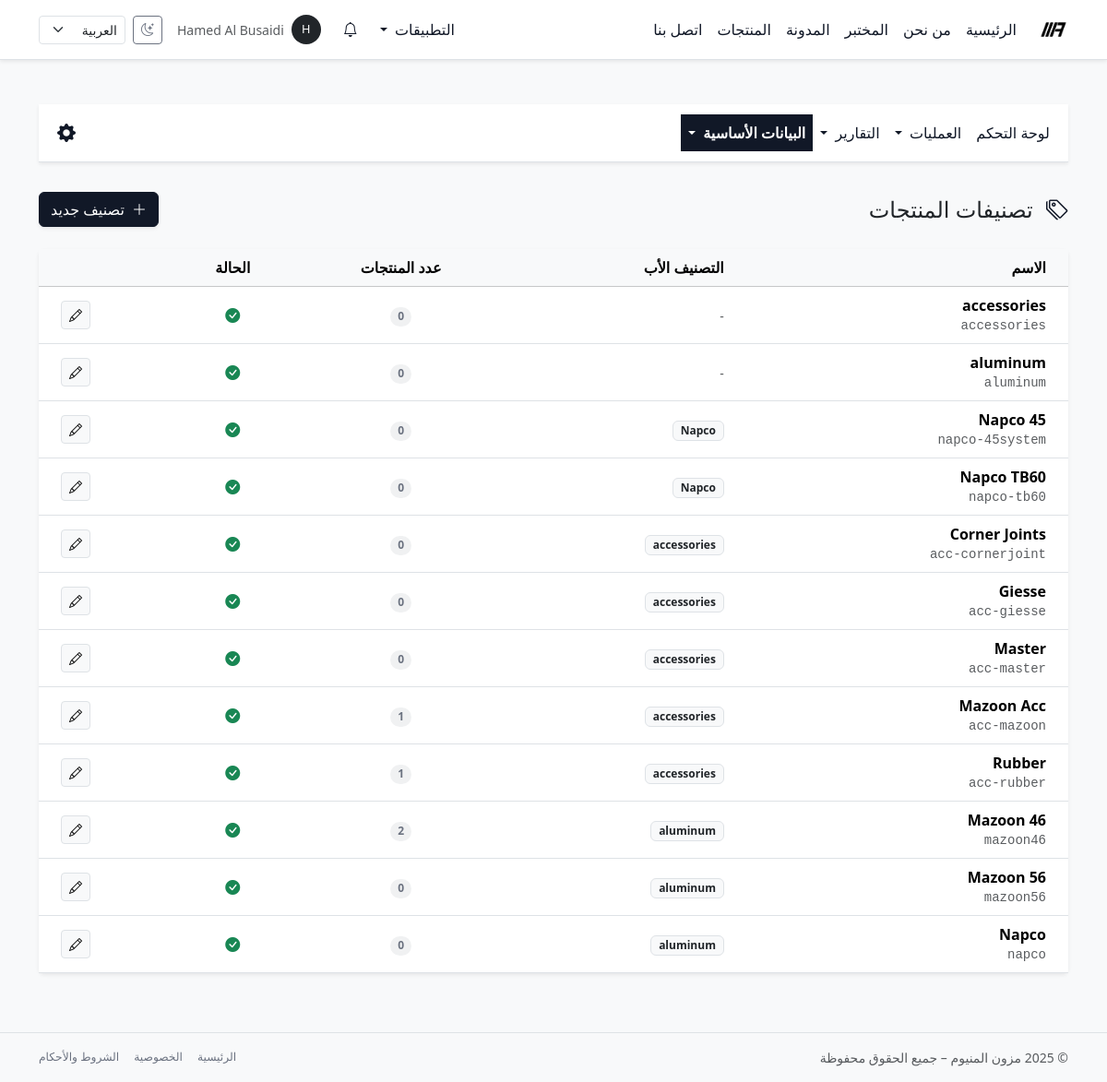
Page /ar/inventory/categories/ (signed in) on the committed database.
### inventory/models.py (models this page shows, shortened)
class ProductCategory(BaseModel):
    slug = models.SlugField(
        max_length=120,
        unique=True,
        verbose_name=_("المعرّف (Slug)"),
    )
    name = models.CharField(
        max_length=200,
        verbose_name=_("اسم التصنيف"),
    )
    description = models.TextField(
        blank=True,
        verbose_name=_("وصف التصنيف"),
    )
    parent = models.ForeignKey(
        "self",
        on_delete=models.SET_NULL,
        null=True,
        blank=True,
        related_name="children",
        verbose_name=_("التصنيف الأب"),
    )
    is_active = models.BooleanField(
        default=True,
        verbose_name=_("نشط"),
    )
    objects = ProductCategoryManager()
    class Meta:
        verbose_name = _("تصنيف منتج")
        verbose_name_plural = _("تصنيفات المنتجات")
        ordering = ("name",)
        indexes = [
            models.Index(fields=["slug"], name="prodcat_slug_idx"),
            models.Index(fields=["is_active"], name="prodcat_active_idx"),
        ]

### inventory/views.py (the view)
# urls.py: path("categories/", views.ProductCategoryListView.as_view(), name="category_list"),
class ProductCategoryListView(LoginRequiredMixin, ListView):
    model = ProductCategory
    template_name = "inventory/categories/list.html"
    context_object_name = "categories"
    def get_queryset(self):
        return ProductCategory.objects.select_related("parent").with_products_count().order_by("parent__name", "name")
    def get_context_data(self, **kwargs):
        context = super().get_context_data(**kwargs)
        context["active_section"] = "inventory_master"
        return context

### core/context_processors/notifications.py (called while the page is built)
def notifications_context(request):
    user = request.user
    if not user.is_authenticated:
        return {}
    base_qs = Notification.objects.for_user(user)
    unread_count = base_qs.unread().count()
    recent_notifications = list(
        base_qs.select_related("target_content_type")[:10]
    )
    return {
        "notif_unread_count": unread_count,
        "notif_recent": recent_notifications,
        "notif_has_unread": unread_count > 0,
    }

### core/models/notifications.py (called while the page is built)
    def visible(self):
        return self.filter(is_deleted=False)

    def for_user(self, user: User):
        return self.visible().filter(recipient=user)

    def unread(self):
        return self.visible().filter(is_read=False)

### inventory/managers.py (called while the page is built)
    def with_products_count(self) -> "ProductCategoryQuerySet":
        return self.annotate(
            products_count=Count(
                "products",
                filter=Q(products__is_active=True),
            )
        )

### templates/inventory/categories/list.html (shortened to what this page needs)
{% extends "inventory/base_inventory.html" %}
{% load i18n %}
{% block inventory_content %}
<div class="py-3">
    <div class="d-flex justify-content-between align-items-center mb-4">
        <h1 class="h4 mb-0 text-gray-800">
            <i class="bi bi-tags me-2 text-primary"></i> {% trans "تصنيفات المنتجات" %}
        </h1>
        <a href="{% url 'inventory:category_create' %}" class="btn btn-primary shadow-sm">
            <i class="bi bi-plus-lg me-1"></i> {% trans "تصنيف جديد" %}
        </a>
    </div>
    <div class="card shadow-sm border-0">
        <div class="table-responsive">
            <table class="table table-hover align-middle mb-0">
                <thead class="table-light">
                    <tr>
                        <th class="ps-4">{% trans "الاسم" %}</th>
                        <th>{% trans "التصنيف الأب" %}</th>
                        <th class="text-center">{% trans "عدد المنتجات" %}</th>
                        <th class="text-center">{% trans "الحالة" %}</th>
                        <th class="text-end pe-4"></th>
                    </tr>
                </thead>
                <tbody>
                    {% for cat in categories %}
                    <tr>
                        <td class="ps-4 fw-bold">
                            {{ cat.name }}
                            <div class="small text-muted font-monospace fw-normal">{{ cat.slug }}</div>
                        </td>
                        <td>
                            {% if cat.parent %}
                                <span class="badge bg-light text-dark border">{{ cat.parent.name }}</span>
                            {% else %}
                                <span class="text-muted small">-</span>
                            {% endif %}
                        </td>
                        <td class="text-center">
                            <span class="badge bg-secondary bg-opacity-10 text-secondary rounded-pill">
                                {{ cat.products_count }}
                            </span>
                        </td>
                        <td class="text-center">
                            {% if cat.is_active %}
                                <i class="bi bi-check-circle-fill text-success"></i>
                            {% else %}
                                <i class="bi bi-x-circle-fill text-muted"></i>
                            {% endif %}
                        </td>
                        <td class="text-end pe-4">
                            <a href="{% url 'inventory:category_update' cat.pk %}" class="btn btn-sm btn-light border">
                                <i class="bi bi-pencil"></i>
                            </a>
                        </td>
                    </tr>
                    {% empty %}
                    <tr><td colspan="5" class="text-center py-4 text-muted">{% trans "لا توجد تصنيفات." %}</td></tr>
                    {% endfor %}
                </tbody>
            </table>
        </div>
    </div>
</div>
{% endblock %}

### templates/base.html (shortened to what this page needs)
{% load static i18n %}
<!doctype html>
<html lang="{{ LANGUAGE_CODE }}" dir="{% if LANGUAGE_CODE == 'ar' %}rtl{% else %}ltr{% endif %}" data-bs-theme="light">
<head>
  {% if LANGUAGE_CODE == "ar" %}
    <link href="https://cdn.jsdelivr.net/npm/bootstrap@5.3.8/dist/css/bootstrap.rtl.min.css" rel="stylesheet"/>
  {% else %}
    <link href="https://cdn.jsdelivr.net/npm/bootstrap@5.3.8/dist/css/bootstrap.min.css" rel="stylesheet"/>
  {% endif %}
  <link rel="stylesheet" href="https://cdn.jsdelivr.net/npm/bootstrap-icons@1.11.3/font/bootstrap-icons.css">
  <link rel="stylesheet" href="{% static 'css/mazoon_style.css' %}"/>
</head>
<body class="bg-body-tertiary text-body d-flex flex-column min-vh-100">
<nav class="navbar navbar-expand-lg bg-body border-bottom shadow-sm sticky-top">
  <div class="container-lg">
    <a class="navbar-brand fw-bold d-flex align-items-center gap-2 py-2" href="{% url 'home' %}">
      <img src="{% static 'img/logo_mazoon_black.png' %}"
           alt="Mazoon Aluminum logo"
           class="img-fluid"
           style="height: 32px;">
    </a>
    <div class="collapse navbar-collapse" id="mainNavbar">
      <ul class="navbar-nav me-auto mb-2 mb-lg-0">
        <li class="nav-item">
          <a class="nav-link {% if request.resolver_match.url_name == 'home' %}active{% endif %}" href="{% url 'home' %}">{% trans "الرئيسية" %}</a>
        </li>
        <li class="nav-item">
          <a class="nav-link {% if request.resolver_match.url_name == 'about' %}active{% endif %}" href="{% url 'about' %}">{% trans "من نحن" %}</a>
        </li>
        <li class="nav-item">
          <a class="nav-link {% if request.resolver_match.url_name == 'lab' %}active{% endif %}" href="{% url 'lab' %}">{% trans "المختبر" %}</a>
        </li>
        <li class="nav-item">
          <a class="nav-link {% if request.resolver_match.url_name == 'blog_list' %}active{% endif %}" href="{% url 'blog_list' %}">{% trans "المدونة" %}</a>
        </li>
        <li class="nav-item">
          <a class="nav-link {% if request.resolver_match.url_name == 'product_list' %}active{% endif %}" href="{% url 'product_list' %}">{% trans "المنتجات" %}</a>
        </li>
        <li class="nav-item">
          <a class="nav-link {% if request.resolver_match.url_name == 'contact' %}active{% endif %}" href="{% url 'contact' %}">{% trans "اتصل بنا" %}</a>
        </li>
      </ul>
      <ul class="navbar-nav ms-auto mb-2 mb-lg-0 align-items-center gap-2">
        {% if user.is_authenticated %}
          {% if user.is_staff or user.is_superuser %}
            <li class="nav-item dropdown">
              <a class="nav-link dropdown-toggle" href="#" id="appsDropdown" role="button" data-bs-toggle="dropdown" aria-expanded="false">
                {% trans "التطبيقات" %}
              </a>
            </li>
          {% endif %}
        {% endif %}
        {% include "core/notifications/_navbar_dropdown.html" %}
        {% if user.is_authenticated %}
          <li class="nav-item dropdown">
            <a class="nav-link d-flex align-items-center gap-2"
               href="#"
               id="userMenuDropdown"
               role="button"
               data-bs-toggle="dropdown"
               aria-expanded="false">
              <span class="rounded-circle d-inline-flex justify-content-center align-items-center bg-dark text-white"
                    style="width: 32px; height: 32px; font-size: 0.8rem;">
                {{ user.username|first|upper }}
              </span>
              <span class="d-none d-xl-inline small text-muted">
                {{ user.get_full_name|default:user.username }}
              </span>
            </a>
          </li>
        {% endif %}
        <li class="nav-item">
          <button class="btn btn-sm btn-outline-secondary d-flex align-items-center justify-content-center"
                  type="button"
                  id="themeToggleBtn"
                  aria-label="{% trans 'تبديل وضع اللون' %}"
                  title="{% trans 'تبديل وضع اللون' %}">
            <i class="bi bi-moon-stars" id="themeToggleIcon"></i>
          </button>
        </li>
        <li class="nav-item">
          <form action="{% url 'set_language' %}" method="post" class="d-flex align-items-center">
            <select name="language"
                    class="form-select form-select-sm"
                    onchange="this.form.submit()">
              <option value="ar" {% if LANGUAGE_CODE == 'ar' %}selected{% endif %}>العربية</option>
            </select>
          </form>
        </li>
      </ul>
    </div>
  </div>
</nav>
<main class="py-4 py-md-5 flex-grow-1">
  <div class="container-lg">
    {% block content %}{% endblock %}
  </div>
</main>
<footer class="border-top py-3 mt-auto bg-body-tertiary d-print-none">
  <div class="container-lg d-flex flex-column flex-md-row justify-content-between align-items-center text-muted small gap-2">
   <div>
  &copy; {% now "Y" %} {% trans "مزون المنيوم – جميع الحقوق محفوظة" %}
</div>
    <div class="d-flex gap-3">
      <a href="{% url 'home' %}" class="link-secondary text-decoration-none small">{% trans "الرئيسية" %}</a>
      <a href="#" class="link-secondary text-decoration-none small">{% trans "الخصوصية" %}</a>
      <a href="#" class="link-secondary text-decoration-none small">{% trans "الشروط والأحكام" %}</a>
    </div>
  </div>
</footer>
</body>
</html>

### static/css/mazoon_style.css (style rules this page uses)
:root, [data-bs-theme="light"] { --bs-link-color: #111827; --bs-link-color-rgb: 17, 24, 39; --bs-link-hover-color: #020617; --bs-link-hover-color-rgb: 2, 6, 23; --bs-primary: #111827; --bs-primary-rgb: 17, 24, 39; --bs-secondary: #6b7280; --bs-secondary-rgb: 107, 114, 128; }
[data-bs-theme="light"] .btn-primary { --bs-btn-bg: #111827; --bs-btn-border-color: #111827; --bs-btn-color: #fff; --bs-btn-hover-bg: #020617; --bs-btn-hover-border-color: #020617; }
[data-bs-theme="light"] .btn-outline-secondary { --bs-btn-color: #6b7280; --bs-btn-border-color: #6b7280; --bs-btn-hover-color: #fff; --bs-btn-hover-bg: #6b7280; --bs-btn-hover-border-color: #6b7280; }
[data-bs-theme="light"] .nav-link { color: #111827 !important; }
.navbar-brand { padding-top: 0.25rem; padding-bottom: 0.25rem; }

### rows in the picture
ProductCategory: name "accessories", slug "accessories", products_count "0", is_active True (drawn)
ProductCategory: name "aluminum", slug "aluminum", products_count "0", is_active True (drawn)
ProductCategory: name "Napco 45", slug "napco-45system", parent.name "Napco", products_count "0", is_active True (drawn)
ProductCategory: name "Napco TB60", slug "napco-tb60", parent.name "Napco", products_count "0", is_active True (drawn)
ProductCategory: name "Corner Joints", slug "acc-cornerjoint", parent.name "accessories", products_count "0", is_active True (drawn)
ProductCategory: name "Giesse", slug "acc-giesse", parent.name "accessories", products_count "0", is_active True (drawn)
ProductCategory: name "Master", slug "acc-master", parent.name "accessories", products_count "0", is_active True (drawn)
ProductCategory: name "Mazoon Acc", slug "acc-mazoon", parent.name "accessories", products_count "1", is_active True (drawn)
ProductCategory: name "Rubber", slug "acc-rubber", parent.name "accessories", products_count "1", is_active True (drawn)
ProductCategory: name "Mazoon 46", slug "mazoon46", parent.name "aluminum", products_count "2", is_active True (drawn)
ProductCategory: name "Mazoon 56", slug "mazoon56", parent.name "aluminum", products_count "0", is_active True (drawn)
ProductCategory: name "Napco", slug "napco", parent.name "aluminum", products_count "0", is_active True (drawn)

### other values in the picture
{{ user.username|first|upper }} "H"
{{ user.get_full_name|default:user.username }} "Hamed Al Busaidi"
